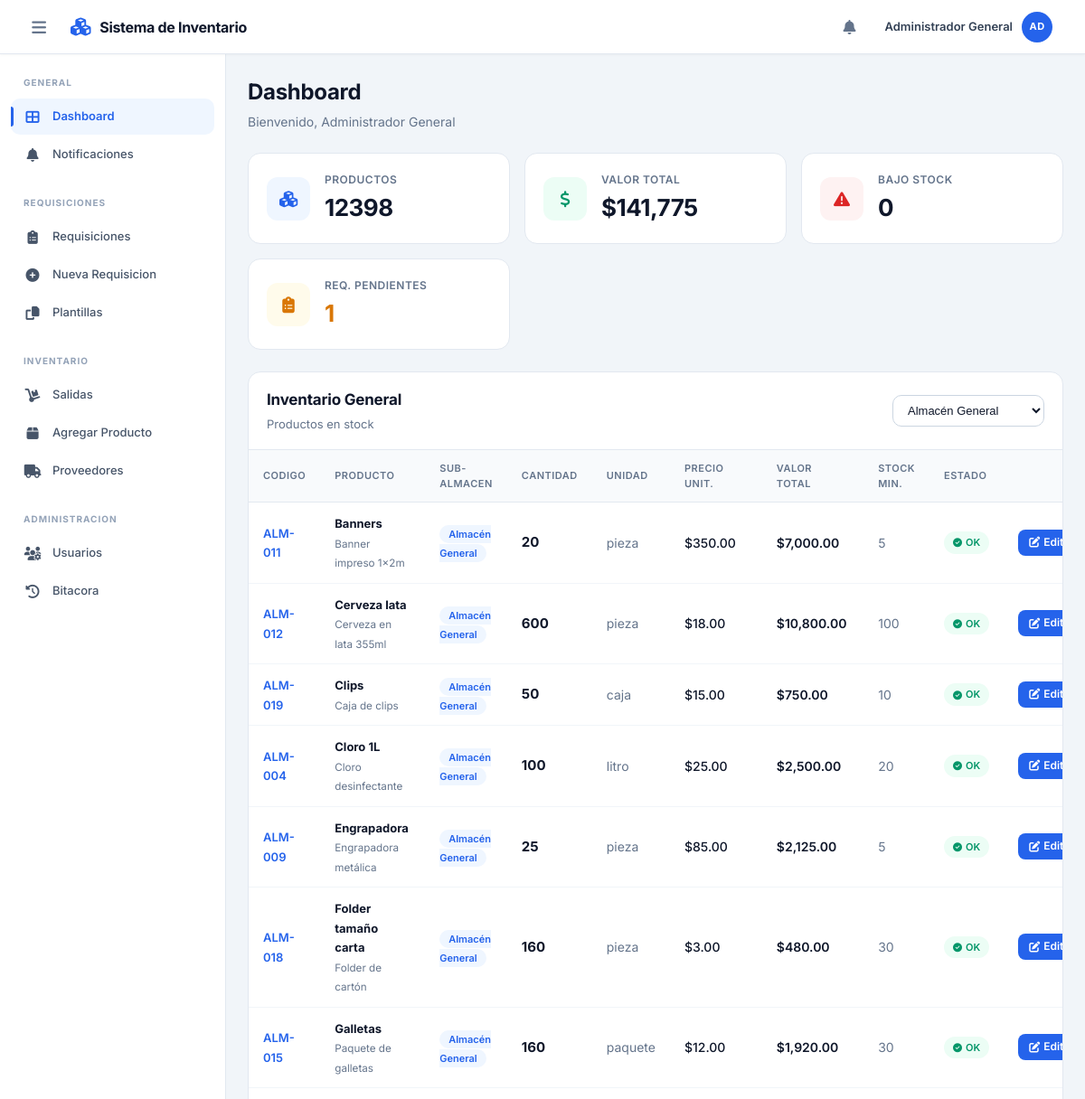
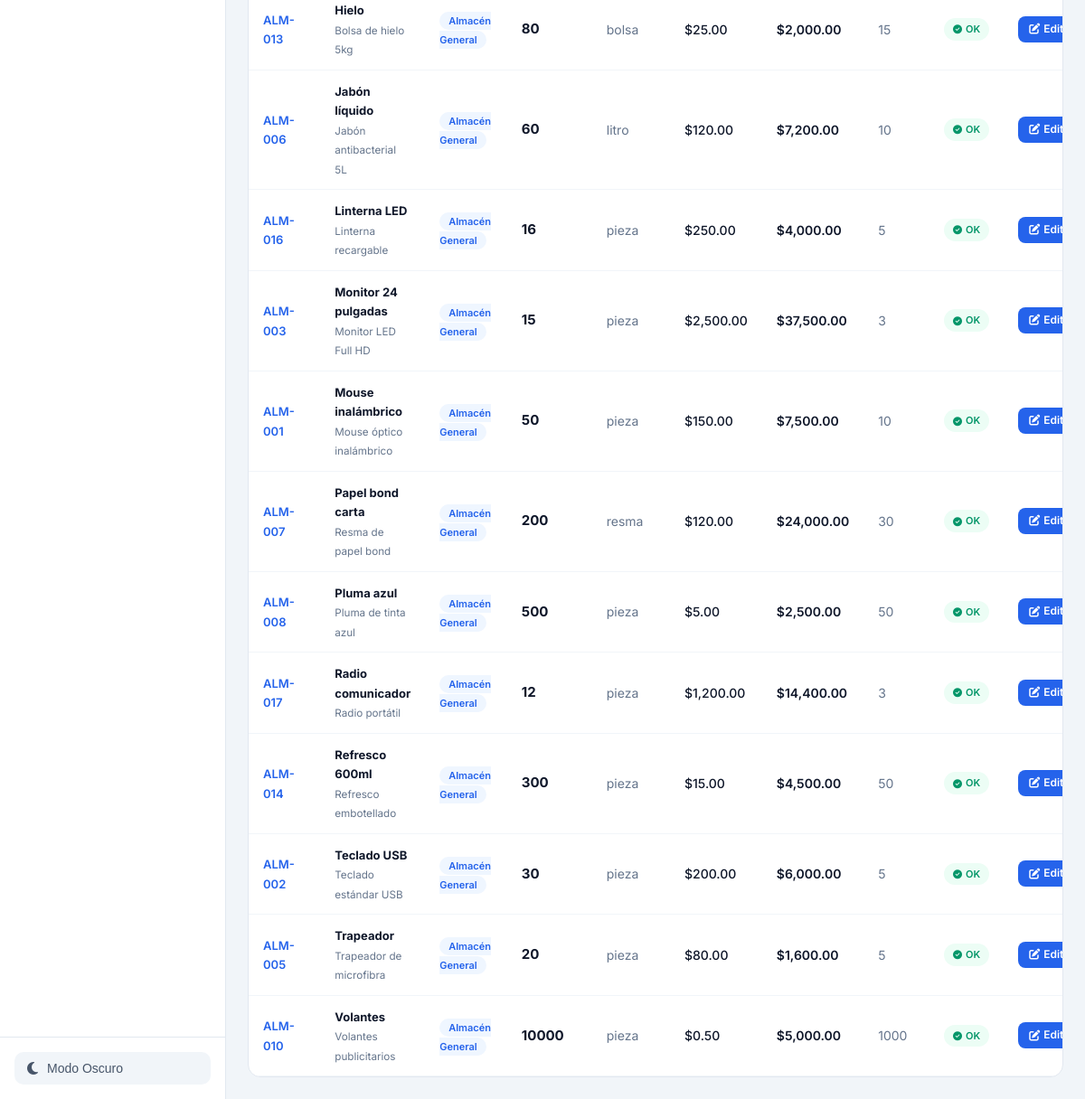
/index.php?sub_almacen=100 (signed in), run on the app's committed database (2 pictures, top to bottom).
### tables this page shows
CREATE TABLE inventario (
    id INT PRIMARY KEY AUTO_INCREMENT,
    codigo VARCHAR(50) NOT NULL,
    nombre VARCHAR(200) NOT NULL,
    descripcion TEXT,
    sub_almacen_id INT NOT NULL,
    cantidad INT NOT NULL DEFAULT 0,
    unidad VARCHAR(50) NOT NULL,
    precio_unitario DECIMAL(10,2),
    stock_minimo INT DEFAULT 10,
    activo TINYINT(1) DEFAULT 1,
    created_at TIMESTAMP DEFAULT CURRENT_TIMESTAMP,
    updated_at TIMESTAMP DEFAULT CURRENT_TIMESTAMP ON UPDATE CURRENT_TIMESTAMP,
    UNIQUE KEY unique_codigo_almacen (codigo, sub_almacen_id),
    FOREIGN KEY (sub_almacen_id) REFERENCES sub_almacenes(id)
);

CREATE TABLE sub_almacenes (
    id INT PRIMARY KEY AUTO_INCREMENT,
    nombre VARCHAR(100) NOT NULL,
    descripcion TEXT,
    created_at TIMESTAMP DEFAULT CURRENT_TIMESTAMP
);

### views/dashboard.view.php (the view, shortened to what the rows shown need)
<?php require 'includes/header.php'; ?>
<main class="main-content">
    <div style="margin-bottom: 1.5rem;">
        <h1 style="margin: 0 0 4px 0; color: var(--gray-900); font-size: 1.5rem; font-weight: 700; letter-spacing: -0.3px;">Dashboard</h1>
    </div>
    <div style="background: white; border-radius: 14px; overflow: hidden; border: 1px solid var(--border-color);">
        <div style="padding: 1.125rem 1.25rem; border-bottom: 1px solid var(--border-color);">
            <div style="display: flex; justify-content: space-between; align-items: center; flex-wrap: wrap; gap: 0.75rem;">
                <div>
                    <h2 style="margin: 0; color: var(--gray-900); font-size: 1.0625rem; font-weight: 700; letter-spacing: -0.2px;">
                        Inventario
                        <?php if ($user['rol'] === 'admin' || $user['rol'] === 'compras' || $user['rol'] === 'gerencia' || $user['rol'] === 'gerencia_general'): ?>
                            General
                        <?php else: ?>
                            - <?php echo htmlspecialchars($user['sub_almacen_nombre'] ?? $_SESSION['sub_almacen_nombre'] ?? 'N/A'); ?>
                        <?php endif; ?>
                    </h2>
                </div>
            </div>
        </div>
        <div style="overflow-x: auto;">
            <table style="width: 100%; border-collapse: collapse;">
                <thead>
                    <tr style="background: var(--gray-50);">
                        <th style="padding: 0.75rem 1rem; text-align: left; font-weight: 600; color: var(--gray-500); font-size: 0.6875rem; text-transform: uppercase; letter-spacing: 0.5px; border-bottom: 1px solid var(--border-color);">Codigo</th>
                        <th style="padding: 0.75rem 1rem; text-align: left; font-weight: 600; color: var(--gray-500); font-size: 0.6875rem; text-transform: uppercase; letter-spacing: 0.5px; border-bottom: 1px solid var(--border-color);">Producto</th>
                        <?php if ($user['rol'] === 'admin'): ?>
                            <th style="padding: 0.75rem 1rem; text-align: left; font-weight: 600; color: var(--gray-500); font-size: 0.6875rem; text-transform: uppercase; letter-spacing: 0.5px; border-bottom: 1px solid var(--border-color);">Sub-Almacen</th>
                        <?php endif; ?>
                        <th style="padding: 0.75rem 1rem; text-align: left; font-weight: 600; color: var(--gray-500); font-size: 0.6875rem; text-transform: uppercase; letter-spacing: 0.5px; border-bottom: 1px solid var(--border-color);">Cantidad</th>
                        <th style="padding: 0.75rem 1rem; text-align: left; font-weight: 600; color: var(--gray-500); font-size: 0.6875rem; text-transform: uppercase; letter-spacing: 0.5px; border-bottom: 1px solid var(--border-color);">Unidad</th>
                        <th style="padding: 0.75rem 1rem; text-align: left; font-weight: 600; color: var(--gray-500); font-size: 0.6875rem; text-transform: uppercase; letter-spacing: 0.5px; border-bottom: 1px solid var(--border-color);">Precio Unit.</th>
                        <th style="padding: 0.75rem 1rem; text-align: left; font-weight: 600; color: var(--gray-500); font-size: 0.6875rem; text-transform: uppercase; letter-spacing: 0.5px; border-bottom: 1px solid var(--border-color);">Valor Total</th>
                        <th style="padding: 0.75rem 1rem; text-align: left; font-weight: 600; color: var(--gray-500); font-size: 0.6875rem; text-transform: uppercase; letter-spacing: 0.5px; border-bottom: 1px solid var(--border-color);">Stock Min.</th>
                        <th style="padding: 0.75rem 1rem; text-align: left; font-weight: 600; color: var(--gray-500); font-size: 0.6875rem; text-transform: uppercase; letter-spacing: 0.5px; border-bottom: 1px solid var(--border-color);">Estado</th>
                        <th style="padding: 0.75rem 1rem; text-align: center; font-weight: 600; color: var(--gray-500); font-size: 0.6875rem; text-transform: uppercase; letter-spacing: 0.5px; border-bottom: 1px solid var(--border-color);">Acciones</th>
                    </tr>
                </thead>
                <tbody>
                    <?php if (count($data['inventario']) > 0): ?>
                        <?php foreach ($data['inventario'] as $item): ?>
                            <?php
                                $valor_item = $item['cantidad'] * $item['precio_unitario'];
                                $bajo_stock = $item['cantidad'] <= $item['stock_minimo'];
                            ?>
                            <tr style="border-bottom: 1px solid var(--gray-100); transition: background 0.15s;" onmouseover="this.style.background='var(--gray-50)'" onmouseout="this.style.background='transparent'">
                                <td style="padding: 0.75rem 1rem;"><span style="color: var(--primary); font-weight: 600; font-size: 0.8125rem;"><?php echo htmlspecialchars($item['codigo']); ?></span></td>
                                <td style="padding: 0.75rem 1rem;">
                                    <strong style="color: var(--gray-900); font-size: 0.8125rem;"><?php echo htmlspecialchars($item['nombre']); ?></strong>
                                    <?php if ($item['descripcion']): ?>
                                        <br><small style="color: var(--text-muted);"><?php echo htmlspecialchars($item['descripcion']); ?></small>
                                    <?php endif; ?>
                                </td>
                                <?php if ($user['rol'] === 'admin'): ?>
                                    <td style="padding: 0.75rem 1rem;">
                                        <span style="background: var(--primary-light); color: var(--primary); padding: 3px 10px; border-radius: 999px; font-size: 11px; font-weight: 600;">
                                            <?php echo htmlspecialchars($item['sub_almacen_nombre']); ?>
                                        </span>
                                    </td>
                                <?php endif; ?>
                                <td style="padding: 0.75rem 1rem;">
                                    <strong style="color: <?php echo $bajo_stock ? 'var(--danger)' : 'var(--gray-900)'; ?>; font-size: 0.9375rem;">
                                        <?php echo $item['cantidad']; ?>
                                    </strong>
                                </td>
                                <td style="padding: 0.75rem 1rem; color: var(--text-muted);"><?php echo htmlspecialchars($item['unidad']); ?></td>
                                <td style="padding: 0.75rem 1rem; color: var(--gray-900); font-weight: 500;">$<?php echo number_format($item['precio_unitario'], 2); ?></td>
                                <td style="padding: 0.75rem 1rem; color: var(--gray-900); font-weight: 600;">$<?php echo number_format($valor_item, 2); ?></td>
                                <td style="padding: 0.75rem 1rem; color: var(--text-muted);"><?php echo $item['stock_minimo']; ?></td>
                                <td style="padding: 0.75rem 1rem;">
                                    <?php if ($bajo_stock): ?>
                                        <span style="background: var(--danger-light); color: var(--danger); padding: 4px 10px; border-radius: 999px; font-size: 11px; font-weight: 600; display: inline-flex; align-items: center; gap: 4px;">
                                            <i class="fas fa-exclamation-circle" style="font-size: 10px;"></i> Bajo
                                        </span>
                                    <?php else: ?>
                                        <span style="background: var(--success-light); color: var(--success); padding: 4px 10px; border-radius: 999px; font-size: 11px; font-weight: 600; display: inline-flex; align-items: center; gap: 4px;">
                                            <i class="fas fa-check-circle" style="font-size: 10px;"></i> OK
                                        </span>
                                    <?php endif; ?>
                                </td>
                                <td style="padding: 0.75rem 1rem; text-align: center;">
                                    <div style="display: flex; gap: 6px; justify-content: center; align-items: center;">
                                        <a href="editar-producto.php?id=<?php echo $item['id']; ?>"
                                           title="Editar producto"
                                           class="btn btn-sm btn-primary">
                                            <i class="fas fa-edit"></i> Editar
                                        </a>
                                    </div>
                                </td>
                            </tr>
                        <?php endforeach; ?>
                    <?php endif; ?>
                </tbody>
            </table>
        </div>
    </div>
</main>
<?php require 'includes/footer.php'; ?>

### data on the page
inventario: codigo "ALM-011", nombre "Banners", descripcion "Banner impreso 1x2m", sub_almacen.nombre "Almacén General", cantidad "20", unidad "pieza", precio_unitario "350.00", valor_item "7,000.00", stock_minimo "5", shows "OK"
inventario: codigo "ALM-012", nombre "Cerveza lata", descripcion "Cerveza en lata 355ml", sub_almacen.nombre "Almacén General", cantidad "600", unidad "pieza", precio_unitario "18.00", valor_item "10,800.00", stock_minimo "100", shows "OK"
inventario: codigo "ALM-019", nombre "Clips", descripcion "Caja de clips", sub_almacen.nombre "Almacén General", cantidad "50", unidad "caja", precio_unitario "15.00", valor_item "750.00", stock_minimo "10", shows "OK"
inventario: codigo "ALM-004", nombre "Cloro 1L", descripcion "Cloro desinfectante", sub_almacen.nombre "Almacén General", cantidad "100", unidad "litro", precio_unitario "25.00", valor_item "2,500.00", stock_minimo "20", shows "OK"
inventario: codigo "ALM-009", nombre "Engrapadora", descripcion "Engrapadora metálica", sub_almacen.nombre "Almacén General", cantidad "25", unidad "pieza", precio_unitario "85.00", valor_item "2,125.00", stock_minimo "5", shows "OK"
inventario: codigo "ALM-018", nombre "Folder tamaño carta", descripcion "Folder de cartón", sub_almacen.nombre "Almacén General", cantidad "160", unidad "pieza", precio_unitario "3.00", valor_item "480.00", stock_minimo "30", shows "OK"
inventario: codigo "ALM-015", nombre "Galletas", descripcion "Paquete de galletas", sub_almacen.nombre "Almacén General", cantidad "160", unidad "paquete", precio_unitario "12.00", valor_item "1,920.00", stock_minimo "30", shows "OK"
inventario: codigo "ALM-013", nombre "Hielo", descripcion "Bolsa de hielo 5kg", sub_almacen.nombre "Almacén General", cantidad "80", unidad "bolsa", precio_unitario "25.00", valor_item "2,000.00", stock_minimo "15", shows "OK"
inventario: codigo "ALM-006", nombre "Jabón líquido", descripcion "Jabón antibacterial 5L", sub_almacen.nombre "Almacén General", cantidad "60", unidad "litro", precio_unitario "120.00", valor_item "7,200.00", stock_minimo "10", shows "OK"
inventario: codigo "ALM-016", nombre "Linterna LED", descripcion "Linterna recargable", sub_almacen.nombre "Almacén General", cantidad "16", unidad "pieza", precio_unitario "250.00", valor_item "4,000.00", stock_minimo "5", shows "OK"
inventario: codigo "ALM-003", nombre "Monitor 24 pulgadas", descripcion "Monitor LED Full HD", sub_almacen.nombre "Almacén General", cantidad "15", unidad "pieza", precio_unitario "2,500.00", valor_item "37,500.00", stock_minimo "3", shows "OK"
inventario: codigo "ALM-001", nombre "Mouse inalámbrico", descripcion "Mouse óptico inalámbrico", sub_almacen.nombre "Almacén General", cantidad "50", unidad "pieza", precio_unitario "150.00", valor_item "7,500.00", stock_minimo "10", shows "OK"
inventario: codigo "ALM-007", nombre "Papel bond carta", descripcion "Resma de papel bond", sub_almacen.nombre "Almacén General", cantidad "200", unidad "resma", precio_unitario "120.00", valor_item "24,000.00", stock_minimo "30", shows "OK"
inventario: codigo "ALM-008", nombre "Pluma azul", descripcion "Pluma de tinta azul", sub_almacen.nombre "Almacén General", cantidad "500", unidad "pieza", precio_unitario "5.00", valor_item "2,500.00", stock_minimo "50", shows "OK"
inventario: codigo "ALM-017", nombre "Radio comunicador", descripcion "Radio portátil", sub_almacen.nombre "Almacén General", cantidad "12", unidad "pieza", precio_unitario "1,200.00", valor_item "14,400.00", stock_minimo "3", shows "OK"
inventario: codigo "ALM-014", nombre "Refresco 600ml", descripcion "Refresco embotellado", sub_almacen.nombre "Almacén General", cantidad "300", unidad "pieza", precio_unitario "15.00", valor_item "4,500.00", stock_minimo "50", shows "OK"
inventario: codigo "ALM-002", nombre "Teclado USB", descripcion "Teclado estándar USB", sub_almacen.nombre "Almacén General", cantidad "30", unidad "pieza", precio_unitario "200.00", valor_item "6,000.00", stock_minimo "5", shows "OK"
inventario: codigo "ALM-005", nombre "Trapeador", descripcion "Trapeador de microfibra", sub_almacen.nombre "Almacén General", cantidad "20", unidad "pieza", precio_unitario "80.00", valor_item "1,600.00", stock_minimo "5", shows "OK"
inventario: codigo "ALM-010", nombre "Volantes", descripcion "Volantes publicitarios", sub_almacen.nombre "Almacén General", cantidad "10000", unidad "pieza", precio_unitario "0.50", valor_item "5,000.00", stock_minimo "1000", shows "OK"

### other printed values
$_SESSION['user_nombre'] "Administrador General"
substr($_SESSION['user_nombre'] ?? 'U', 0, 2) "AD"
$user['nombre_completo'] "Administrador General"
$data['stats']['total_productos'] "12398"
$data['stats']['valor_total'] "141,775"
$data['stats']['productos_bajo_stock'] "0"
$data['stats']['requisiciones_pendientes'] "1"
form field sub_almacen "Almacén General"
